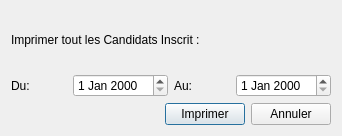
<?xml version="1.0" encoding="UTF-8"?>
<ui version="4.0">
 <class>printAll</class>
 <widget class="QDialog" name="printAll">
  <property name="geometry">
   <rect>
    <x>0</x>
    <y>0</y>
    <width>342</width>
    <height>136</height>
   </rect>
  </property>
  <property name="windowTitle">
   <string>Dialog</string>
  </property>
  <layout class="QGridLayout" name="gridLayout">
   <item row="0" column="0">
    <layout class="QVBoxLayout" name="verticalLayout">
     <item>
      <widget class="QLabel" name="label_3">
       <property name="text">
        <string>Imprimer tout les Candidats Inscrit :</string>
       </property>
      </widget>
     </item>
     <item>
      <layout class="QHBoxLayout" name="horizontalLayout_2">
       <item>
        <widget class="QLabel" name="label">
         <property name="text">
          <string>Du:</string>
         </property>
        </widget>
       </item>
       <item>
        <widget class="QDateEdit" name="dateEdit_1"/>
       </item>
       <item>
        <widget class="QLabel" name="label_2">
         <property name="text">
          <string>Au:</string>
         </property>
        </widget>
       </item>
       <item>
        <widget class="QDateEdit" name="dateEdit_2"/>
       </item>
      </layout>
     </item>
     <item>
      <layout class="QHBoxLayout" name="horizontalLayout">
       <item>
        <spacer name="horizontalSpacer">
         <property name="orientation">
          <enum>Qt::Horizontal</enum>
         </property>
         <property name="sizeHint" stdset="0">
          <size>
           <width>40</width>
           <height>20</height>
          </size>
         </property>
        </spacer>
       </item>
       <item>
        <widget class="QPushButton" name="pushButton_imprimer">
         <property name="text">
          <string>Imprimer</string>
         </property>
        </widget>
       </item>
       <item>
        <widget class="QPushButton" name="pushButton_Annuler">
         <property name="text">
          <string>Annuler</string>
         </property>
        </widget>
       </item>
      </layout>
     </item>
    </layout>
   </item>
  </layout>
 </widget>
 <resources/>
 <connections/>
</ui>
